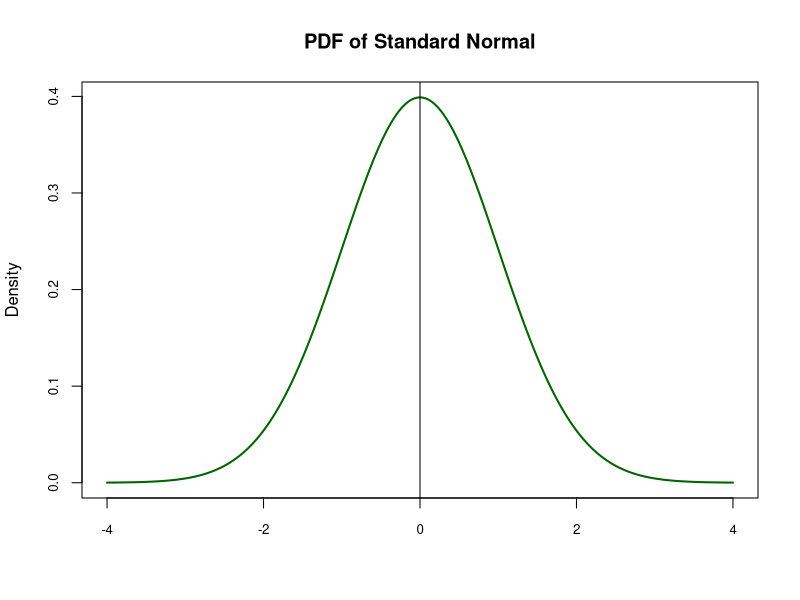
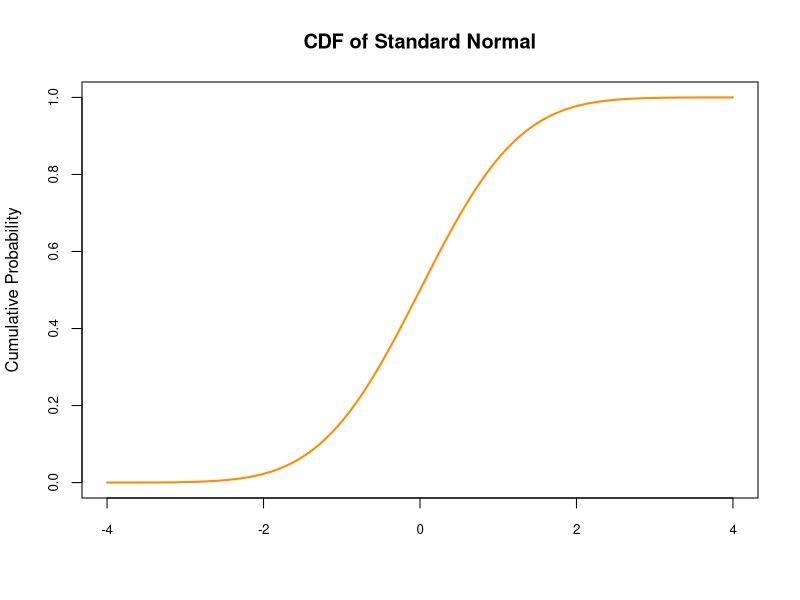
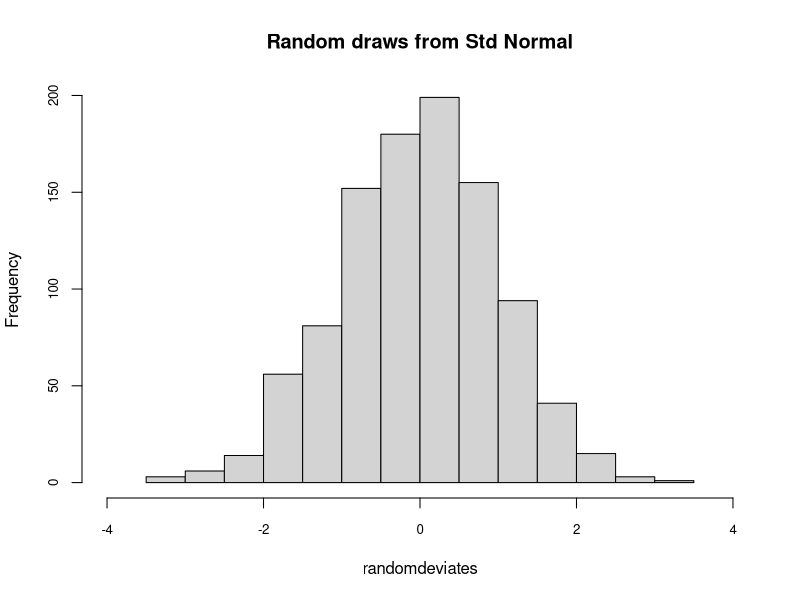
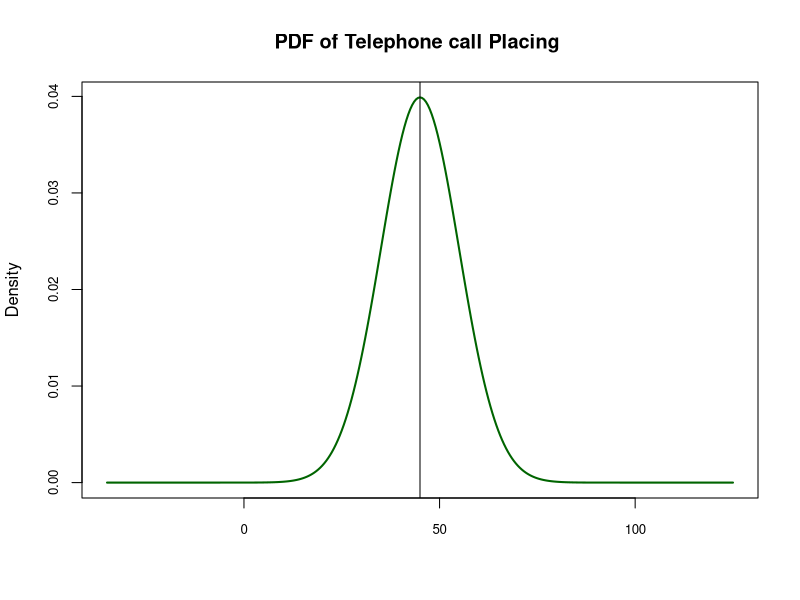
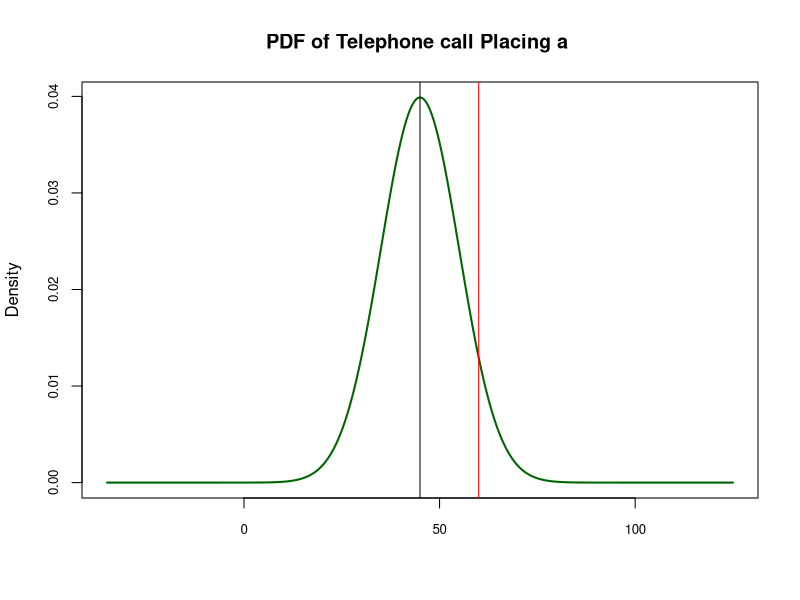
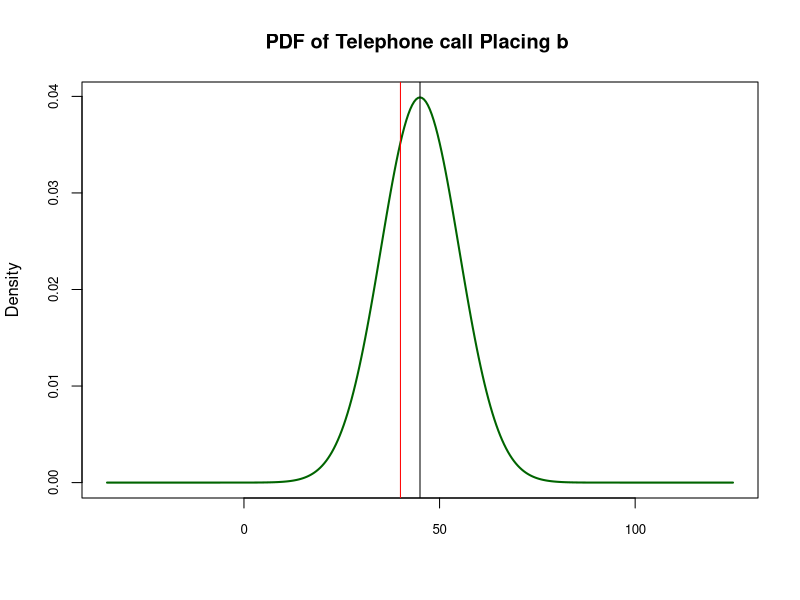
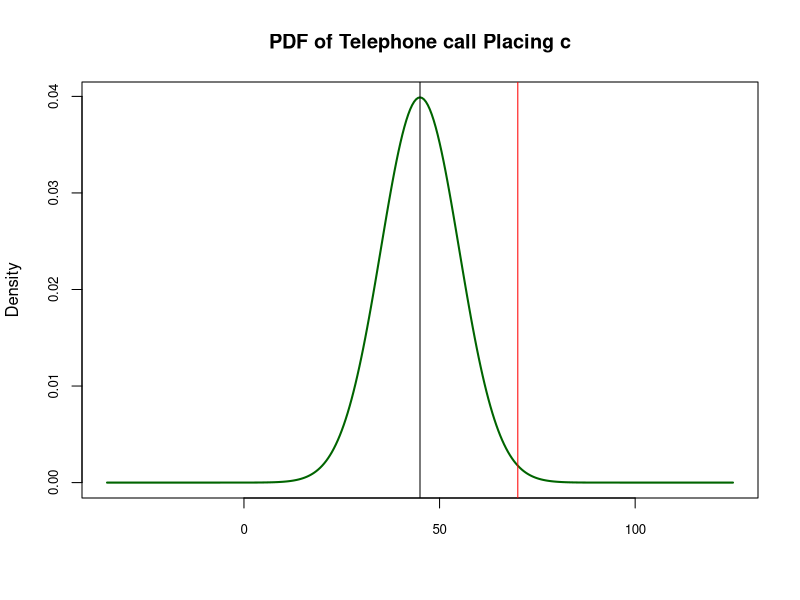
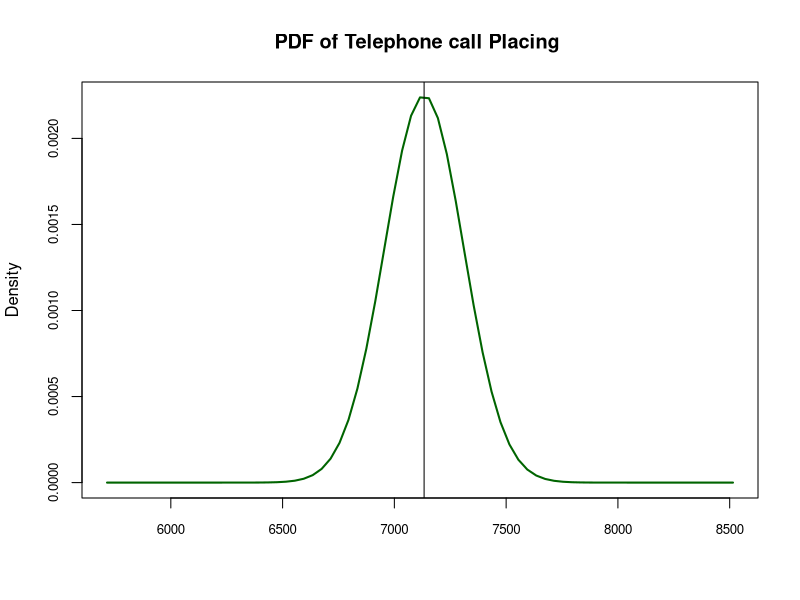

The R source for these figures, in order:
set.seed(789)
xseq<-seq(-4,4,.01)
densities<-dnorm(xseq, 0,1)
cumulative<-pnorm(xseq, 0, 1)
randomdeviates<-rnorm(1000,0,1) ## randomly generated numbers 

# par(mfrow=c(1,3), mar=c(3,4,4,2))
plot(xseq, densities, col="darkgreen",xlab="", ylab="Density", type="l",lwd=2, cex=2, main="PDF of Standard Normal", cex.axis=.8)
abline(v=0)
plot(xseq, cumulative, col="darkorange", xlab="", ylab="Cumulative Probability",type="l",lwd=2, cex=2, main="CDF of Standard Normal", cex.axis=.8)
hist(randomdeviates, main="Random draws from Std Normal", cex.axis=.8, xlim=c(-4,4))

## Normal Distribution 
## Q1 
mu1 <- 45
sigma1 <- 10 
xseq1 <- seq(mu1-8*sigma1, mu1+8*sigma1, 0.5)
densities1<-dnorm(xseq1, mu1,sigma1)
plot(xseq1, densities1, col="darkgreen",xlab="", ylab="Density", type="l",lwd=2, cex=2, main="PDF of Telephone call Placing ", cex.axis=.8)
abline(v=mu1)

## Q1 a part 
plot(xseq1, densities1, col="darkgreen",xlab="", ylab="Density", type="l",lwd=2, cex=2, main="PDF of Telephone call Placing a ", cex.axis=.8)
abline(v=mu1)
abline(v=60, col="red")
## Option1 rescale it to Z value and use pnorm 
z1_a <- (60 - mu1)/sigma1
pnorm(z1_a,lower.tail = T)
## Option 2 directlt use pnorm
pnorm(60, mean = mu1, sd = sigma1, lower.tail = T)


## Q1 b part 
plot(xseq1, densities1, col="darkgreen",xlab="", ylab="Density", type="l",lwd=2, cex=2, main="PDF of Telephone call Placing b ", cex.axis=.8)
abline(v=mu1)
abline(v=40, col="red")
## Option1 rescale it to Z value and use pnorm 
z1_b <- (40 - mu1)/sigma1
pnorm(z1_b,lower.tail = T)
## Option 2 directlt use pnorm
pnorm(40, mean = mu1, sd = sigma1, lower.tail = T)

##Q1 c part 
plot(xseq1, densities1, col="darkgreen",xlab="", ylab="Density", type="l",lwd=2, cex=2, main="PDF of Telephone call Placing c", cex.axis=.8)
abline(v=mu1)
abline(v=70, col="red")
## Option1 rescale it to Z value and use pnorm 
z1_c <- (70 - mu1)/sigma1
pnorm(z1_c,lower.tail = F)
## Option 2 directlt use pnorm with mean and 
pnorm(70, mean = mu1, sd = sigma1, lower.tail = F)

## Question 2
mu2_tr <- 5780 + 641 + 712
sigma_tr <- sqrt(142^2 + 78^2 + 72 ^2)
xseq2 <- seq(mu2_tr-8*sigma_tr, mu2_tr+8*sigma_tr, 40)
densities2<-dnorm(xseq2, mu2_tr,sigma_tr)
plot(xseq2, densities2, col="darkgreen",xlab="", ylab="Density", type="l",lwd=2, cex=2, main="PDF of Telephone call Placing ", cex.axis=.8)
abline(v=mu2_tr)
z2_c <- (7000 -mu2_tr)/sigma_tr
pnorm(z2_c, lower.tail = F)
pnorm(7000, mu2_tr, sigma_tr, lower.tail = F)

# ## Question3 Operations Research 
# 
# m1 <- 1.012
# sd1 <- 0.018
# xseq<-seq(0.8,1.2,.0001)
# densities<-dnorm(xseq, m1,sd1)
# cumulative<-pnorm(xseq, m1, sd1)
# randomdeviates<-rnorm(2000,m1,sd1)
# plot(xseq, densities, col="darkgreen",xlab="", ylab="Density", type="l",lwd=2, cex=2, main="PDF of Acceptable Pins", cex.axis=.8)
# abline(v=m1)
# plot(xseq, cumulative, col="darkorange", xlab="", ylab="Cumulative Probability",type="l",lwd=2, cex=2, main="CDF of Acceptable Pins", cex.axis=.8)
# 
# hist(randomdeviates, main="Acceptable Pins  Std Normal", cex.axis=.8, xlim=c(0.8,1.2))
# 
# ##Q1 What percentage of pins will be acceptable with in tolerance 
# ## 1.00 +/- 0.02
# plot(xseq, densities, col="darkgreen",xlab="", ylab="Density", type="l",lwd=2, cex=2, main="PDF of Acceptable Pins", cex.axis=.8)
# abline(v=1.02, col="black")
# abline(v=0.98, col = "black")
# abline(v=m1, col = "red")
# 
# pnorm(1.02,mean = m1, sd = sd1, lower.tail = T) -
#   pnorm(0.98,mean = m1, sd = sd1, lower.tail = T )
# 
# ##A1 63% of pins will be acceptable to the consumer
# 
# ##Q2 In order to improve the overall percentage accepted- What is that one need to do
# ## 1.00 +/- 0.02
# ## Lets assume percentage of acceptance is 95%, 99%
# ##1.96 (95%) = 1.02 - mu/sd
# new_mean_95 <-  1.02 -1.96*sd1 
# new_mean_95_1 <- 0.98 + 1.96*sd1
# new_mean_99 <- 1.02 - 2.58*sd1
# new_mean_99_1 <- 0.98+ 2.58*sd1
# 
# ## A2 the mean has to be 1.0 that is what customer desires 
# 
# ##Q3what is new standard deviation such that 95% of the pins are accepted 
# ## 95% of the area is covered +/-1.96 
# ##1.96 (95%) = 1.02 - mu/sd
# 
# sd1_95 = (1.02 - m1)/1.96 
# 
# sd1_99 = (1.02 - m1)/2.58
# 
# xseq<-seq(0.9,1.1,.0001)
# densities<-dnorm(xseq, m1,sd1_95)
# plot(xseq, densities, col="darkgreen",xlab="", ylab="Density", type="l",lwd=2, cex=2, main="PDF of Acceptable Pins", cex.axis=.8)
# abline(v=m1, col = "red")
# 
# xseq<-seq(0.9,1.1,.0001)
# densities<-dnorm(xseq, m1,sd1_99)
# plot(xseq, densities, col="darkgreen",xlab="", ylab="Density", type="l",lwd=2, cex=2, main="PDF of Acceptable Pins", cex.axis=.8)
# abline(v=m1, col = "red")
# 





# xseq<-seq(-4,4,.01)
# densities<-dnorm(xseq, 0,1)
# cumulative<-pnorm(xseq, 0, 1)
# randomdeviates<-rnorm(1000,0,1)
# 
# # par(mfrow=c(1,3), mar=c(3,4,4,2))
# 
# plot(xseq, densities, col="darkgreen",xlab="", ylab="Density", type="l",lwd=2, cex=2, main="PDF of Standard Normal", cex.axis=.8)
# abline(v=0)
# plot(xseq, cumulative, col="darkorange", xlab="", ylab="Cumulative Probability",type="l",lwd=2, cex=2, main="CDF of Standard Normal", cex.axis=.8)
# hist(randomdeviates, main="Random draws from Std Normal", cex.axis=.8, xlim=c(-4,4))
# 
# 
# x=seq(-3,3,length=200)
# y=dnorm(x,mean=0,sd=1)
# 
# plot(x,y)
# plot(x,y,type="l")
# 
# x=seq(20,80,length=200)
# y=dnorm(x,mean=50,sd=10)
# plot(x,y,type="l")
# 
# x=seq(-3,3,length=200)
# y=dnorm(x,mean=0,sd=1)
# plot(x,y,type="l")
# x=seq(-3,0,length=100)
# y=dnorm(x,mean=0,sd=1)
# polygon(c(-3,x,0),c(0,y,0),col="red")
# 
# pnorm(0,mean=0,sd=1)
# 
# 
# x=seq(-3,3,length=200)
# y=dnorm(x,mean=0,sd=1)
# plot(x,y,type="l")
# x=seq(-3,1,length=100)
# y=dnorm(x,mean=0,sd=1)
# polygon(c(-3,x,1),c(0,y,0),col="red")
# 
# 
# x=seq(20,80,length=200)
# y=dnorm(x,mean=50,sd=10)
# plot(x,y,type="l")
# x=seq(30,70,length=100)
# y=dnorm(x,mean=50,sd=10)
# polygon(c(30,x,70),c(0,y,0),col="red")
# 
# 
# x=seq(-3,3,length=200)
# y=dnorm(x,mean=0,sd=1)
# plot(x,y,type="l")
# x=seq(-3,-0.2533,length=100)
# y=dnorm(x,mean=0,sd=1)
# polygon(c(-3,x,-0.2533),c(0,y,0),col="red")
# text(-1,0.1,"0.40")
# arrows(0.5,0.1,-0.2,0,length=.15)
# text(0.5,0.12,"-0.2533")
# 
# 
# 
